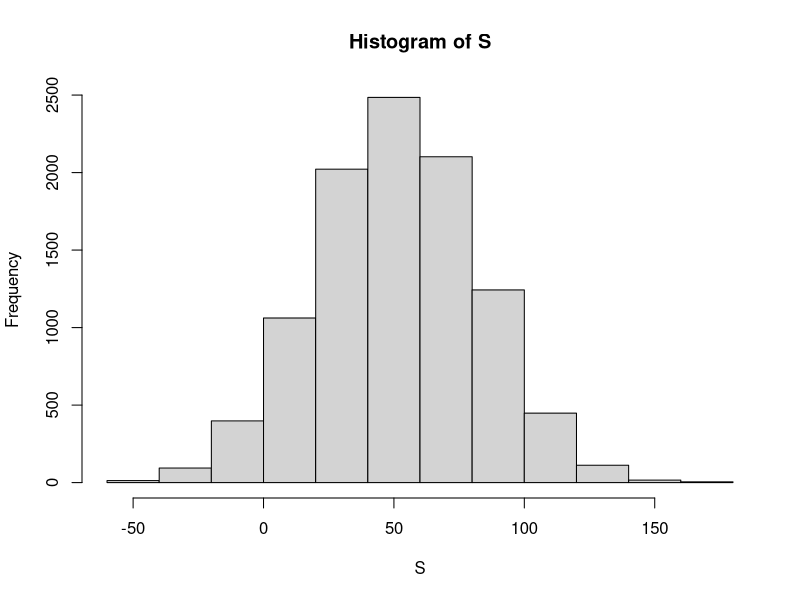

Reproduce this figure in R. (Note: this script raises an error after producing the figure.)
# Random Variables
# Are numeric outcomes resulting from a random process.

# Define x to be 1 if a bead is blue, and red otherwise
beads <- rep( c( 'red', 'blue' ), times = c( 2, 3 ) )
beads
X <- ifelse( sample( beads, 1 ) == 'blue', 1, 0 )
X
ifelse( sample( beads, 1 ) == 'blue', 1, 0 )
ifelse( sample( beads, 1 ) == 'blue', 1, 0 )
ifelse( sample( beads, 1 ) == 'blue', 1, 0 )

# Sampling models
# Example: we can model the process of polling likey voters as drawing
#    0's = Republicans
#    1's = Democrats
#    from an urn containing the 0 and 1 code for all likely voters


# Example: a very small casino hires you to consult on whether they should set up
#    a reoulette wheel.  They want to know if they can make money off it,
#    or if it's too risy and they might lose.
#    Assume that 1000 people will play and that the only game you can play is
#    to bet on red or black.
#    The casino wants to predict how much money they will make or lose.
#    They wan a range of values that are possible, and in particular, they want
#     to know, what is the chance of losing money?
#     If this probability is too high, they will pass on installing reoulette
#     wheels, since they can't take the risk, giben that they need to pay their
#     employess and keep the lights on.

# S -> casino total winnings
# A roulette wheel has 18 red pockets, and 18 black pockets, and 2 green ones.
# Construct the urn
color <- rep( c( 'Black', 'Red', 'Green' ), c( 18, 18, 2 ) )
color
# The 1000 outcomes from 1000 people playing are independent draws from this urn
# If red comed up, the gambler wins, and the casino loses $1, so we draw a
#    negative 1.  Otherwise, the casino wins $1, and we draw a 1.
n <- 1000
X <- sample( ifelse( color == 'Red', -1, 1 ), n, replace = TRUE )
X[ 1:10 ]

# Because, we know the proportions with one line of code, without defining color.
X <- sample( c( -1, 1 ), n, replace = TRUE, prob = c( 9/19, 10/19 ) )   # Sampling model
X
S <- sum( X )
S

# The probability distribution of a random variables> probability of the
#    observed value falling in any given interval
# Example: if we want to know the probability that we lose money, we're asking
#    waht is the probability that S is in the interval S less than 0.
# F( a ) = Pr( S <= a )   <- Random Distribution Function
n <- 1000
B <- 10000
S <- replicate( B, {
    X <- sample( c( -1, 1 ), n, replace = TRUE, prob = c( 9/19, 10/19 ) )
    sum( X )
} )

mean( S < 0 )    # Probability of lose money
hist( S )
avg <- mean( S )
sd <- sd( S )
s <- seq( min( S ), max( S ), length = 100 )
normal_density <- data.frame( s = s, f = dnorm( s, avg, sd ) )
data.frame( S = S ) %>% ggplot( aes( S, ..density.. ) ) +
    geom_histogram( color = 'black', binwidth =  10 ) +
    ylab( 'Probability' ) +
    geom_line( data = normal_density, mapping = aes( s, f ), color = 'blue ')




# Distributions versus Probability Distributions
# Distribution of a list of numbers -> F( a ) = what proportion or the list is
#                                               less than or equal to a?
avg <- sum( x ) / length( x )
s <- sqrt( sum( x - avg )^2 ) / length( x )
s

# A random variable 'x' has a distribution function.  To define this, we do not
#    need a list of numbers.  It's a theoretical concept.
#    F( a ) = what is the probability that 'x' is less than or equal to 'a'
#             there is not a list of numbers.
# Howerver, if 'x' is defined by drawing from an urn with numbers in it,
#    then there is a list, the list of numbers inside the urn.  In this case,
#    the distribution of that list is the probability distribution of 'x' and
#    the average and standard deviation of that list are the expected value and
#    standard errors of the random variable.  Another way to think about it that
#    does no involve an urn is to run a Monte Carlo simulation and generate a
#    very large list of outcomes of 'x'.  These outcomes are a list of numbers.
#    The distribution of this list will be a very good approximation of the
#    probability distribution of 'x'.  The longer the list, the better the
#    approximation, the average and standard deviation of this list will
#    approximate the expected value and standard error of the random variable.

# Notation for random variables
# Capital letters are used to denote random variables
# Lower case letters are used for observed values


# Central limit theorem
# When the number of draws is large, the sum of the independent draws is
#    approximately normal.
#    average -> expected value   E[ X ] = u
#    standard deviation -> standard error   SE[ X ]
#              If draws are independent
#                   Then the standard of the sum is =
#                     sqrt( number of draws ) x standard deviation of the numbers
#                                                  in the urn
#                     Standard Deviation = | b - a | sqrt( p( 1 - p ) )
#                     | 1 - ( -1 ) | sqrt( 10/19 x 9/19 )
B <- 10^6
X <- sample( c( -1, 1 ), B, replace = TRUE, prob = c( 9/19, 10/19 ) )
X
mean( X )

# The first useful fact is that the expected value of the sum of draws is the
#    number in the urn.  So if 1000 people play roulette, the Casino expects
#    to win, on average, 1000 times $ 0.5, which is $50.  But this is an expected
#    value.
# number of draws x average of the numbers in the urn

# How different can one observation be from the expected value?


# The sum of 1000 people playing has standard error of about $32
n <- 1000
sqrt( n ) * 2 * sqrt( 90 ) / 19


n * ( 20 - 18 ) / 38
sqrt( n ) * 2 * sqrt( 90 ) / 19


mean( S )
sd( S )
